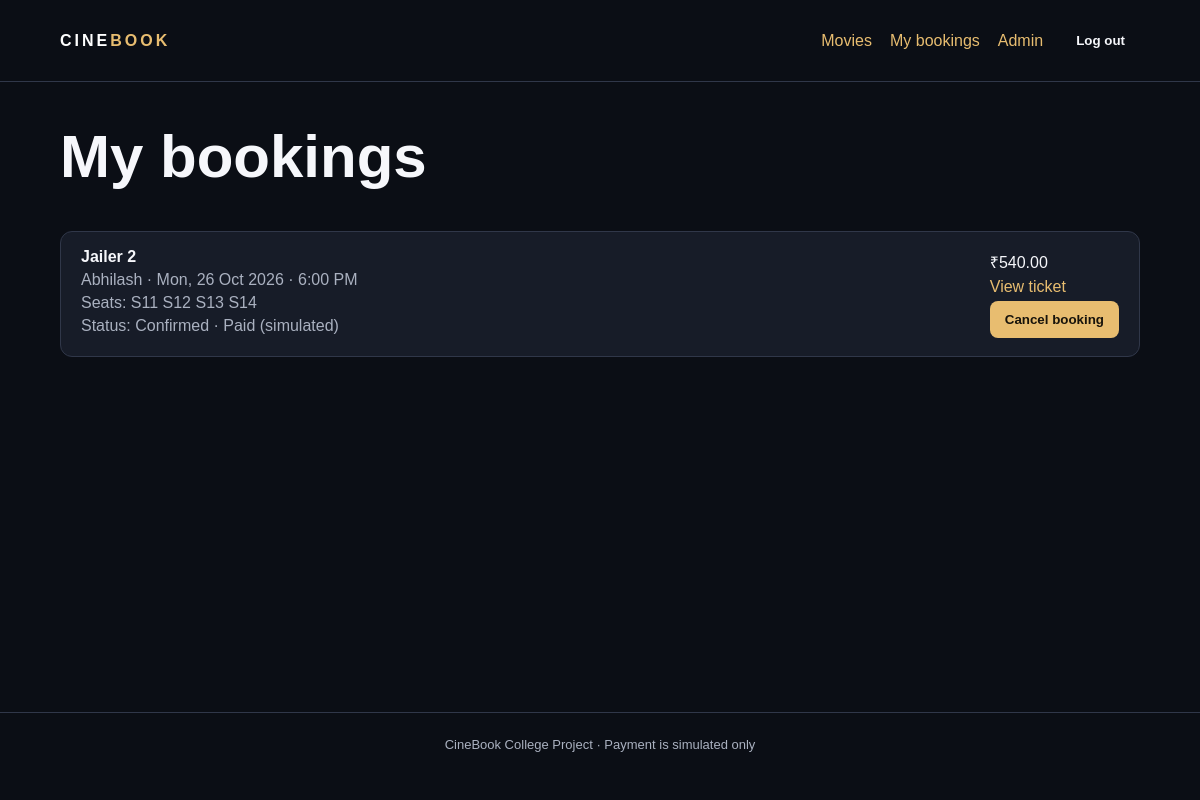
/my-bookings/ (signed in), run on the app's committed database.
### booking/models.py (models this page shows, shortened)
class Booking(models.Model):
    class Status(models.TextChoices):
        CONFIRMED = "CONFIRMED", "Confirmed"
        CANCELLED = "CANCELLED", "Cancelled"
    class PaymentStatus(models.TextChoices):
        PAID = "PAID", "Paid (simulated)"
        REFUNDED = "REFUNDED", "Refunded (simulated)"
    booking_reference = models.UUIDField(
        default=uuid.uuid4, unique=True, editable=False
    )
    user = models.ForeignKey(
        settings.AUTH_USER_MODEL,
        on_delete=models.PROTECT,
        related_name="movie_bookings",
    )
    show = models.ForeignKey(
        Show, on_delete=models.PROTECT, related_name="bookings"
    )
    seats = models.ManyToManyField(Seat, related_name="bookings")
    seat_count = models.PositiveSmallIntegerField(
        validators=[MinValueValidator(1)]
    )
    total_amount = models.DecimalField(max_digits=10, decimal_places=2)
    status = models.CharField(
        max_length=12, choices=Status.choices, default=Status.CONFIRMED
    )
    payment_status = models.CharField(
        max_length=10,
        choices=PaymentStatus.choices,
        default=PaymentStatus.PAID,
    )
    created_at = models.DateTimeField(auto_now_add=True)
    cancelled_at = models.DateTimeField(null=True, blank=True)
    class Meta:
        ordering = ["-created_at"]
        constraints = [
            models.CheckConstraint(
                condition=Q(seat_count__gte=1),
                name="booking_seat_count_positive",
            ),
            models.CheckConstraint(
                condition=Q(total_amount__gte=0),
                name="booking_amount_nonnegative",
            ),
        ]

class Show(models.Model):
    movie = models.ForeignKey(
        Movie, on_delete=models.PROTECT, related_name="shows"
    )
    cinema_name = models.CharField(max_length=120)
    screen_name = models.CharField(max_length=60, default="Screen 1")
    starts_at = models.DateTimeField()
    seat_capacity = models.PositiveSmallIntegerField(
        default=40,
        validators=[MinValueValidator(1), MaxValueValidator(300)],
    )
    ticket_price = models.DecimalField(
        max_digits=8, decimal_places=2,
        validators=[MinValueValidator(0)],
    )
    is_active = models.BooleanField(default=True)

class Movie(models.Model):
    title = models.CharField(max_length=160)
    description = models.TextField()
    genre = models.CharField(max_length=80)
    language = models.CharField(max_length=50, default="Malayalam")
    duration_minutes = models.PositiveSmallIntegerField(
        validators=[MinValueValidator(1), MaxValueValidator(600)]
    )
    certificate = models.CharField(max_length=10, default="UA")
    poster_url = models.URLField(blank=True)
    is_active = models.BooleanField(default=True)

class Seat(models.Model):
    class Status(models.TextChoices):
        AVAILABLE = "AVAILABLE", "Available"
        BOOKED = "BOOKED", "Booked"
    show = models.ForeignKey(
        Show, on_delete=models.CASCADE, related_name="seats"
    )
    seat_number = models.CharField(max_length=8)
    status = models.CharField(
        max_length=10,
        choices=Status.choices,
        default=Status.AVAILABLE,
    )
    class Meta:
        ordering = ["seat_number"]
        constraints = [
            models.UniqueConstraint(
                fields=["show", "seat_number"],
                name="unique_seat_per_show",
            )
        ]

### booking/views.py (the view)
# urls.py: path("my-bookings/", views.my_bookings, name="my_bookings"),
@login_required
def my_bookings(request):
    bookings = Booking.objects.filter(
        user=request.user
    ).select_related(
        "show", "show__movie"
    ).prefetch_related("seats")
    return render(
        request,
        "booking/bookings.html",
        {"bookings": bookings},
    )

### templates/booking/bookings.html (shortened to what this page needs)
{% extends "base.html" %}
{% block content %}
<h1>My bookings</h1>
{% for booking in bookings %}
    <div class="row">
        <div>
            <b>{{ booking.show.movie.title }}</b>
            <p>
                {{ booking.show.cinema_name }} ·
                {{ booking.show.starts_at|date:"D, d M Y · g:i A" }}
            </p>
            <p>
                Seats:
                {% for seat in booking.seats.all %}
                    {{ seat.seat_number }}
                {% endfor %}
            </p>
            <p>
                Status: {{ booking.get_status_display }} ·
                {{ booking.get_payment_status_display }}
            </p>
        </div>
        <div>
            ₹{{ booking.total_amount }}
            <p>
                <a href="{% url 'ticket' booking.id %}">View ticket</a>
            </p>
            {% if booking.status == "CONFIRMED" %}
                <form
                    method="post"
                    action="{% url 'cancel_booking' booking.id %}"
                    onsubmit="return confirm('Cancel this booking?')"
                >
                    <button type="submit">Cancel booking</button>
                </form>
            {% endif %}
        </div>
    </div>
{% empty %}
    <p>No bookings yet.</p>
{% endfor %}
{% endblock %}

### static/style.css (style rules this page uses)
* { box-sizing: border-box; }
body { margin: 0; background: #0b0e15; color: #f6f7fb; font-family: Arial, sans-serif; }
a { color: #e8bd70; text-decoration: none; }
h1 { font-size: clamp(2rem, 5vw, 4rem); }
.row { display: flex; justify-content: space-between; align-items: center; gap: 18px; background: #171c28; border: 1px solid #303749; border-radius: 12px; padding: 16px 20px; margin: 12px 0; }
.row p { margin: 5px 0; color: #aab1c0; }
.button, button { background: #e8bd70; color: #17130b; border: 0; border-radius: 8px; padding: 11px 15px; font-weight: 800; cursor: pointer; }

### data on the page
Booking: show.movie "Jailer 2", show.cinema_name "Abhilash", show.starts_at "Mon, 26 Oct 2026 · 6:00 PM", status "Confirmed", payment_status "Paid (simulated)", total_amount "540.00", shows "Cancel booking"
Seat: seat_number "S11"
Seat: seat_number "S12"
Seat: seat_number "S13"
Seat: seat_number "S14"
